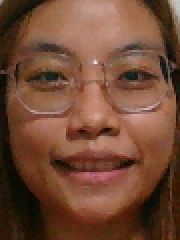
#> input picture part1/dataset/v2_output/honey/0_0.png, 90 x 120 px (shown 2 times larger); its folder holds only this picture in this run
$ jupyter execute --allow-errors combined_all.ipynb
#> lines starting #> are read from the running program, lines starting #| are printed output that depends on the picture
### Import libraries

[cell 1]
import numpy as np
import pandas as pd
import matplotlib.pyplot as plt
import cv2, glob, joblib

# from sklearn.datasets import fetch_lfw_people
from tqdm import tqdm

members = ['honey', 'jane', 'philip', 'veronica', 'wai_yeong']

[cell 2]
def plot_images(images, labels, n=(5, 5), random=False, title=None):

    '''Plots n images from the dataset.'''

    if random:  # Randomly sample n indices
        indices = np.random.choice(images.shape[0], size=n[0]*n[1], replace=False)
    else:  # Sample the first n indices
        indices = np.arange(n[0]*n[1])

    # Sample the images and labels
    images = images[indices]
    labels = labels[indices]

    # Plot the images
    plt.figure(figsize=(2*n[0], 2*n[1]), facecolor='white')
    for i in range(n[0]):
        for j in range(n[1]):
            index = i * n[1] + j
            plt.subplot(n[1], n[0], index+1)
            plt.imshow(images[index], cmap='gray')
            if labels[index] < len(members):
                plt.title(f'{labels[index]}: {members[labels[index]]}')
            else:
                plt.title(labels[index])
            plt.axis('off')
    if title is not None: plt.suptitle(title, y=1.1)
    plt.show()

### Define some preprocessing functions

[cell 3]
# [22 lines left out: function extract_n_images, not called in this run]

[cell 4]
def resize_and_grayscale(images, size=(90, 120)):

    '''Resizes and converts image to grayscale.'''

    out_images = []

    # Resize and convert to grayscale
    for image in images:
        image = cv2.resize(image, size)
        image = cv2.cvtColor(image, cv2.COLOR_BGR2GRAY)
        out_images.append(image)

    return np.array(out_images)

[cell 5]
def print_dataset_info(images, labels):

    '''Prints information about the dataset.'''

    print(f'- Number of classes\t: {len(np.unique(labels))} ({np.unique(labels).min()} - {np.unique(labels).max()})')
    print(f'- Number of images\t: {images.shape[0]}')
    print(f'- Image size\t\t: {images.shape[1]} x {images.shape[2]}')
    print(f'- Image channels\t: {images.shape[3] if images.ndim == 4 else 1}')
    print(f'- Image value range\t: {images.min()} - {images.max()}')
    print(f'- Image dtype\t\t: {images.dtype}')

### Our dataset

[cell 6]
our_images, our_labels = [], []

# Create our dataset
for i, member in enumerate(members):
    for path in glob.glob(f'../dataset/v2_output/{member}/*.png'):
        our_images.append(cv2.imread(path))
        our_labels.append(i)

our_images = np.array(our_images)
our_labels = np.array(our_labels)

print('Our dataset before preprocessing')
print_dataset_info(our_images, our_labels)
#| - Number of images	: 2
#| - Image size		: 120 x 90
#| - Image channels	: 3
#| - Image dtype		: uint8

[cell 7]
# Convert BGR to RGB, then normalise to [0, 1]
our_images = (our_images[..., ::-1] / 255.0).astype('float32')

# Resize and convert to grayscale
our_images = resize_and_grayscale(our_images, size=(90, 120))
#> the loop in resize_and_grayscale, `for image in images:` made 2 passes
#> pass 1, in resize_and_grayscale, `image = cv2.resize(image, size)`:
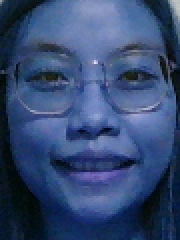
#> image: shape (120, 90, 3) float32 (shown 2 times larger); mean of channels 0, 1, 2 0.448, 0.29, 0.209; drawn as B, G, R
#> pass 1, in resize_and_grayscale, `image = cv2.cvtColor(image, cv2.COLOR_BGR2GRAY)`:
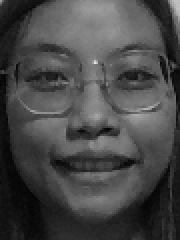
#> image: shape (120, 90) float32 (shown 2 times larger); min 0.0154, max 0.889, mean 0.284
#> pass 2, in resize_and_grayscale, `image = cv2.resize(image, size)`:
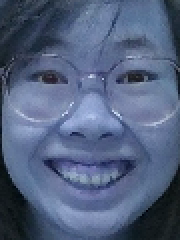
#> image: shape (120, 90, 3) float32 (shown 2 times larger); mean of channels 0, 1, 2 0.499, 0.383, 0.325; drawn as B, G, R
#> pass 2, in resize_and_grayscale, `image = cv2.cvtColor(image, cv2.COLOR_BGR2GRAY)`:
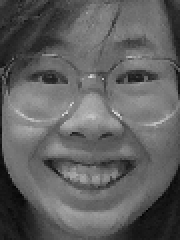
#> image: shape (120, 90) float32 (shown 2 times larger); min 0.00447, max 0.886, mean 0.379

print('Our dataset after preprocessing')
print_dataset_info(our_images, our_labels)
#| - Number of images	: 2
#| - Image size		: 120 x 90
#| - Image channels	: 1
#| - Image dtype		: float32

### LFW dataset

[cell 8]
# [12 lines of commented-out code are left out]

[cell 9]
# # Resize and convert to grayscale
# lfw_images = resize_and_grayscale(lfw_images, size=(75, 100))

# print('LFW dataset after preprocessing')
# print_dataset_info(lfw_images, lfw_labels)

### Combine both datasets

[cell 10]
# Combine the LFW and our datasets
# images = np.concatenate([our_images, lfw_images], axis=0)
# labels = np.concatenate([our_labels, lfw_labels], axis=0)

images = np.concatenate([our_images], axis=0)
labels = np.concatenate([our_labels], axis=0)

print('Combined dataset')
print_dataset_info(images, labels)
#| - Number of images	: 2
#| - Image size		: 120 x 90
#| - Image channels	: 1
#| - Image dtype		: float32

[cell 11]
# Set random seed for reproducibility
np.random.seed(0)
#> (the rest of this cell did not finish here and is left out)


print('Note: Our members are labelled 0-4 and explicitly shown in the title.')

[cell 12]
# Save the images and labels to disk
np.savez_compressed('artifacts/v2_combined_dataset.npz', images=images, labels=labels)

### Perform train test split, Data Augmentation

You may use the preprocessed dataset saved earlier.

[cell 13]
from sklearn.model_selection import train_test_split
from sklearn.decomposition import PCA

from sklearn.discriminant_analysis import LinearDiscriminantAnalysis
from sklearn.linear_model import LogisticRegression
from sklearn.svm import SVC

from sklearn.metrics import confusion_matrix, accuracy_score
from cf_matrix import make_confusion_matrix
from scipy.stats import chi2

import tensorflow as tf
from keras.utils import to_categorical
from keras.models import Sequential
from keras.layers import Dense, Dropout
from keras.optimizers import Adam

[cell 14]
# Load the dataset from disk
dataset = np.load('artifacts/v2_combined_dataset.npz')
images, labels = dataset['images'], dataset['labels']
members = ['honey', 'jane', 'philip', 'veronica', 'wai_yeong', 'unknown']

# Save some variables for later use
n_classes = len(np.unique(labels))
n_images = images.shape[0]

print('n_classes:', n_classes)
print('n_images:', n_images)

#> (a cell that did not finish here is left out)

#> (a cell that did not finish here is left out)

[cell 17]
def gaussian_blur(images, ksize=1):
    return np.array([cv2.GaussianBlur(im, (ksize, ksize), 0) for im in images])

# Gaussian blur the images
#> (the rest of this cell did not finish here and is left out)

[cell 18]
# [12 lines left out: function random_brightness_and_contrast, not called in this run]

# Randomly adjust the brightness and contrast of the images
#> (the rest of this cell did not finish here and is left out)

[cell 19]
# [6 lines of commented-out code are left out]

#> (a cell that did not finish here is left out)

#> (a cell that did not finish here is left out)

### Helper functions

[cell 22]
def squared_mahalanobis_dist(X, mean, inv_cov):
    '''X and mean are arrays of shape (n_features, )'''
    return (X - mean) @ inv_cov @ (X - mean).T

def squared_euclidean_dist(X, mean):
    '''X and mean are arrays of shape (n_features, )'''
    return (X - mean) @ (X - mean).T

def cosine_similarity(X, mean):
    '''X and mean are arrays of shape (n_features, )'''
    return 1 - np.dot(X.T, mean) / (np.linalg.norm(X) * np.linalg.norm(mean))

[cell 23]
# [19 lines left out: function plot_eigenfaces, not called in this run]

### PCA

PCA loop: Finding the best `n_component`.

[cell 24]
def find_best_n_component(n_comps, max_n=300, plot=True):

    res = {'train': [], 'validation': [], 'n': n_comps}

    sk_pca = PCA(n_components=max_n, svd_solver='full')
    X_train_pca_full = sk_pca.fit_transform(X_train)
    X_test_pca_full = sk_pca.transform(X_test)

    for n_components in tqdm(n_comps, desc='testing n_components'):

        X_train_pca = X_train_pca_full[:, :n_components]
        X_test_pca = X_test_pca_full[:, :n_components]

        q_j, mu_fj, sigma_fj = [], [], []

        for i in range(n_classes):
            subject_indices = np.where(y_train==i)[0]
            q_j.append(len(subject_indices))
            mu_fj.append(np.mean(X_train_pca[subject_indices], axis=0))
            sigma_fj.append(np.cov(X_train_pca[subject_indices].T))

        q_j, mu_fj, sigma_fj = np.array(q_j), np.array(mu_fj), np.array(sigma_fj)
        sigma_w_f = np.sum([q_j[i] * sigma_fj[i] for i in range(n_classes)], axis=0) / np.sum(q_j)
        inv_sigma_w_f = np.linalg.inv(sigma_w_f)
        threshold = chi2.ppf(0.999, n_components)

        y_train_preds, y_test_preds = [], []

        for i in range(len(X_train_pca)):
            dist = np.array([squared_mahalanobis_dist(X_train_pca[i], mu_fj[j], inv_sigma_w_f) for j in range(n_classes)])
            min_dist_index = np.argmin(dist)
            y_train_preds.append(min_dist_index if dist[min_dist_index] < threshold else len(members))

        for i in range(len(X_test_pca)):
            dist = np.array([squared_mahalanobis_dist(X_test_pca[i], mu_fj[j], inv_sigma_w_f) for j in range(n_classes)])
            min_dist_index = np.argmin(dist)
            y_test_preds.append(min_dist_index if dist[min_dist_index] < threshold else len(members))

        res['train'].append(accuracy_score(y_train, y_train_preds))
        res['validation'].append(accuracy_score(y_test, y_test_preds))

    if plot:
        plot_res(res)

    return res


# [9 lines left out: function plot_res, not called in this run]

[cell 25]
n_comp_range = list(range(2, 60)) + list(range(60, 201, 5))
#> (the rest of this cell did not finish here and is left out)

[cell 26]
n_comp_range = list(range(2, 76))
#> (the rest of this cell did not finish here and is left out)
